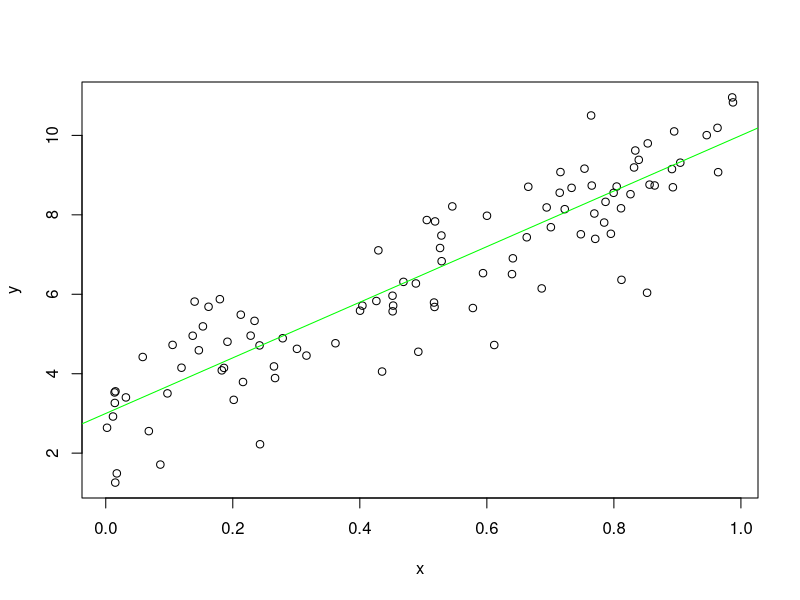
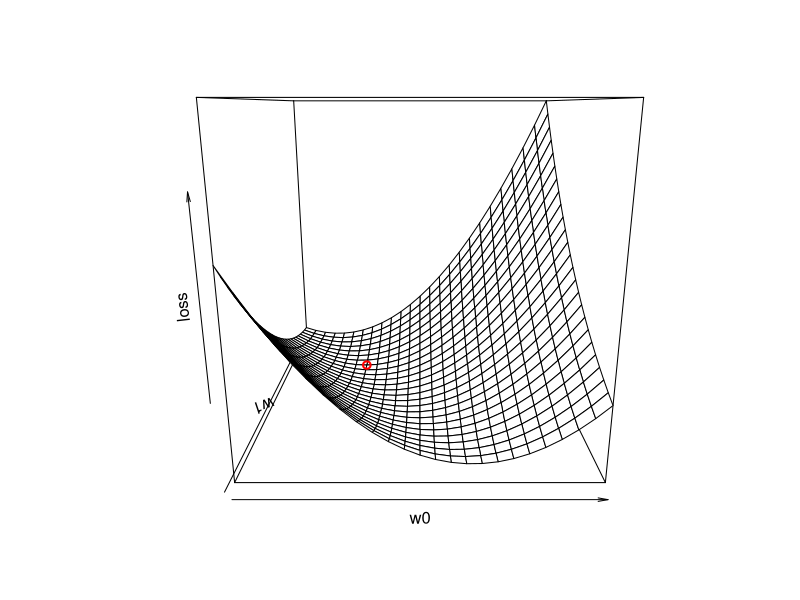
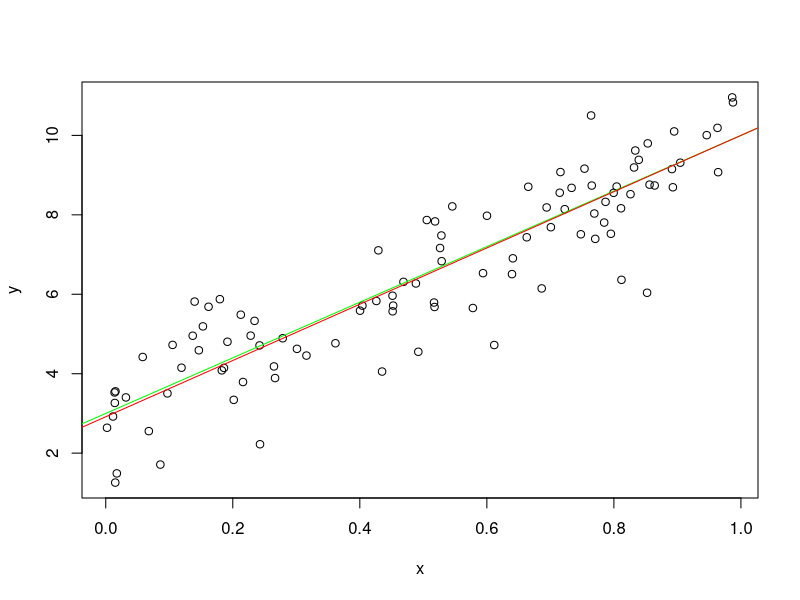
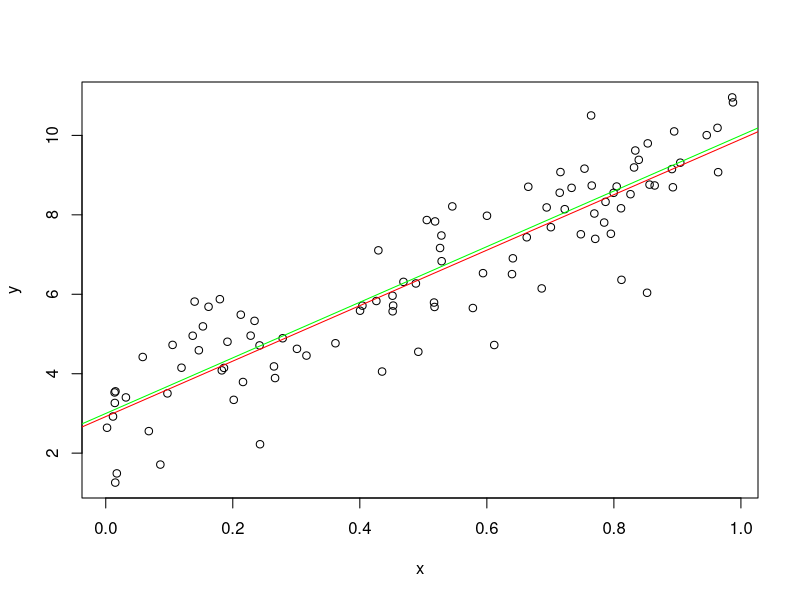
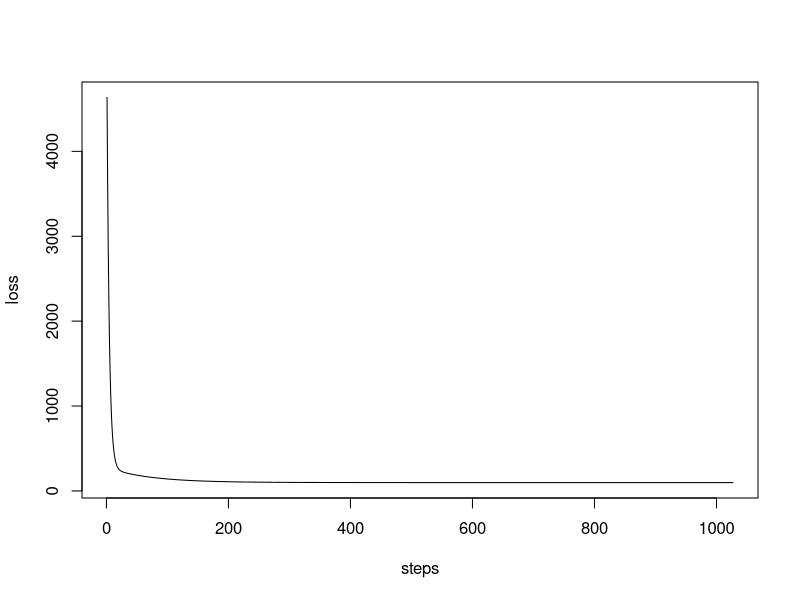
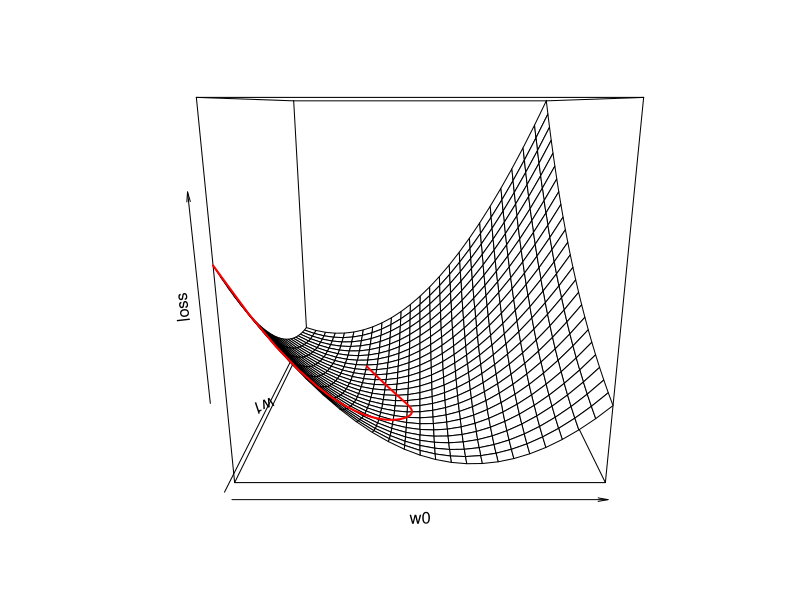
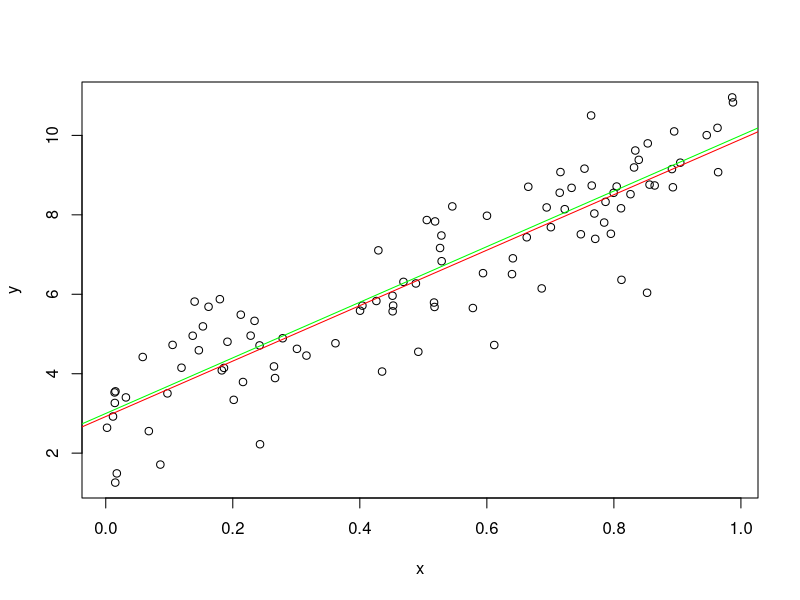
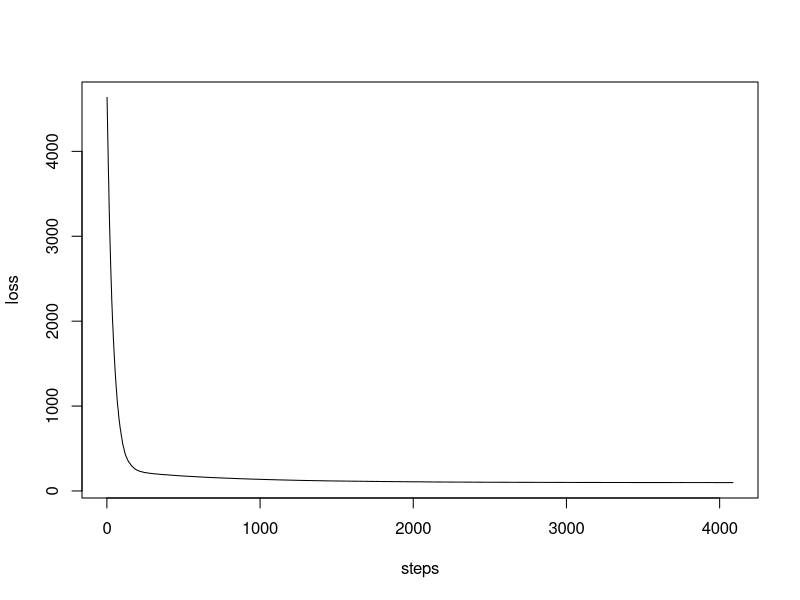

Write the R code that produced these figures, in order.
#' # Line fitting
#'
#' Model function $h_w(x) = w_1 x + w_0$ calculates $\hat{y}$
y_hat <- function(x, w0, w1) w1 * x + w0

#' Used loss function $L(h_w) = \sum_{j=2}^N (y_j - h_w(x_j))$
L2 <- function(y, y_hat) sum((y - y_hat)^2)

#' ## Simulate some data with noise
N <- 100
real_w0 <- 3
real_w1 <- 7

x <- runif(N, 0, 1)
y <-  y_hat(x, real_w0, real_w1) + rnorm(N, sd = 1)

xy <- data.frame(x, y)
head(xy)

plot(xy)
abline(a = real_w0, b = real_w1, col = "green")

#' ## Visualize the loss function
#' 
#' Create a grid of w0 and w1 values
resolution <- 25
grid <- data.frame(
  w0 = rep(seq(0, 10, length.out = resolution), times = resolution),
  w1 = rep(seq(0, 10, length.out = resolution), each = resolution)
)

grid$L2 <- with(xy, 
  apply(grid, MARGIN = 1, FUN = function(w) 
    L2(y, y_hat(x, w["w0"], w["w1"]))
  )
)

#' Find minimum grid cell
opt <- grid[which.min(grid$L2), ]
opt

#' Plot loss function surface
pmat <- persp(matrix(grid$L2, nrow = resolution), 
  xlab = "w0", ylab = "w1", zlab = "loss")
points(
  trans3d(
    x = opt[,"w0"]/max(grid[,"w0"]), 
    y = opt[,"w1"]/max(grid[,"w1"]), 
    z = opt[,"L2"], 
    pmat = pmat), 
  col = "red", lwd = 2)

#' plot regression line
plot(xy)
abline(a = real_w0, b = real_w1, col = "green")
abline(a = opt[,"w0"], b = opt[,"w1"], col = "red")

#' ## Analytic solution
#'
#' Loss is minimized at:
#' 
#' $w_1 = \frac{N(\sum x_j y_j) - (\sum x_j)(\sum y_j)}{N(\sum x_j^2) - (\sum x_j)^2}$
#' 
#' $w_0 = \frac{\sum y_j - w_1 (\sum x_j)}{N}$

w1 <- with(xy, (N * sum(x*y) - sum(x)*sum(y)) / (N * sum(x^2) - sum(x)^2))
w1

w0 <- with(xy, (sum(y) - w1 * sum(x)) / N)
w0

plot(xy)
abline(a = real_w0, b = real_w1, col = "green")
abline(a = w0, b = w1, col = "red")

#' ## Gradient descent

#' ### Batch gradient descent

line_BGD <- function(xy, alpha = 0.001, eps = 1e-6) {
  
  #' start with some points from the parameter space
  w0 <- 0
  w1 <- 0
  
  # we use loss improvement > eps to check for convergence
  step <- 0
  improvement <- Inf
  loss <- L2(xy$y, y_hat(xy$x, w0, w1))
  
  history <- data.frame(w0, w1, loss)
  #' update weights
  while (improvement > eps) {
    old_loss <- loss
    step <- step + 1
    
    w0 <- with(xy, w0 + alpha * sum(y - y_hat(x, w0, w1)))
    w1 <- with(xy, w1 + alpha * sum((y - y_hat(x, w0, w1)) * x))
    
    loss <- L2(xy$y, y_hat(xy$x, w0, w1))
    improvement <- old_loss - loss
  
    history <- rbind(history, data.frame(w0, w1, loss))
  }
  list(w = c(w0 = w0, w1 = w1), history = history)
}

w <- line_BGD(xy) 
w$w

#' Learning curve
plot(w$history$loss, type = "l", xlab = "steps", ylab = "loss")

#' Learning path
pmat <- persp(matrix(grid$L2, nrow = resolution), 
  xlab = "w0", ylab = "w1", zlab = "loss")
lines(
  trans3d(
    x = w$history[,"w0"]/max(grid[,"w0"]), 
    y = w$history[,"w1"]/max(grid[,"w1"]), 
    z = w$history[,"loss"], 
    pmat = pmat), 
  col = "red", lwd = 2)


plot(xy)
abline(a = real_w0, b = real_w1, col = "green")
abline(a = w$w["w0"], b = w$w["w1"], col = "red")


#' ### SGD with minibatch
#' 
#'  Convergence is a problem since loss on all the data can increase.
#'  I use for convergence a number of tries with a loss improvement less than eps. I also reduce alpha over time using $\alpha/t^\delta$ for better convergence. 
line_SGD <- function(xy, alpha = 0.001, delta = 1e-6, eps = 1e-6, 
  tries = 10, batch_size = 10) {
  
  #' start with some points from the parameter space
  w0 <- 0
  w1 <- 0
  
  # we use loss improvement > eps to check for convergence
  step <- 0
  improvements <- 0
  loss <- L2(xy$y, y_hat(xy$x, w0, w1))
  
  history <- data.frame(w0, w1, loss)
  
  #' update weights
  while (improvements < tries) {
    old_loss <- loss
    step <- step + 1
    
    mb <- xy[sample(nrow(xy), size = batch_size),]
    w0 <- with(mb, w0 + alpha/step^delta * sum(y - y_hat(x, w0, w1)))
    w1 <- with(mb, w1 + alpha/step^delta * sum((y - y_hat(x, w0, w1)) * x))
    
    loss <- L2(xy$y, y_hat(xy$x, w0, w1))
    improvement <- old_loss - loss
    if(improvement < eps) improvements <- improvements + 1
    else improvements <- 0
    
    history <- rbind(history, data.frame(w0, w1, loss))
  }
  list(w = c(w0 = w0, w1 = w1), history = history)
}

w <- line_SGD(xy) 
w$w

#' Learning curve
plot(w$history$loss, type = "l", xlab = "steps", ylab = "loss")

#' Learning path
pmat <- persp(matrix(grid$L2, nrow = resolution), 
  xlab = "w0", ylab = "w1", zlab = "loss")
lines(
  trans3d(
    x = w$history[,"w0"]/max(grid[,"w0"]), 
    y = w$history[,"w1"]/max(grid[,"w1"]), 
    z = w$history[,"loss"], 
    pmat = pmat), 
  col = "red", lwd = 2)


plot(xy)
abline(a = real_w0, b = real_w1, col = "green")
abline(a = w$w["w0"], b = w$w["w1"], col = "red")
